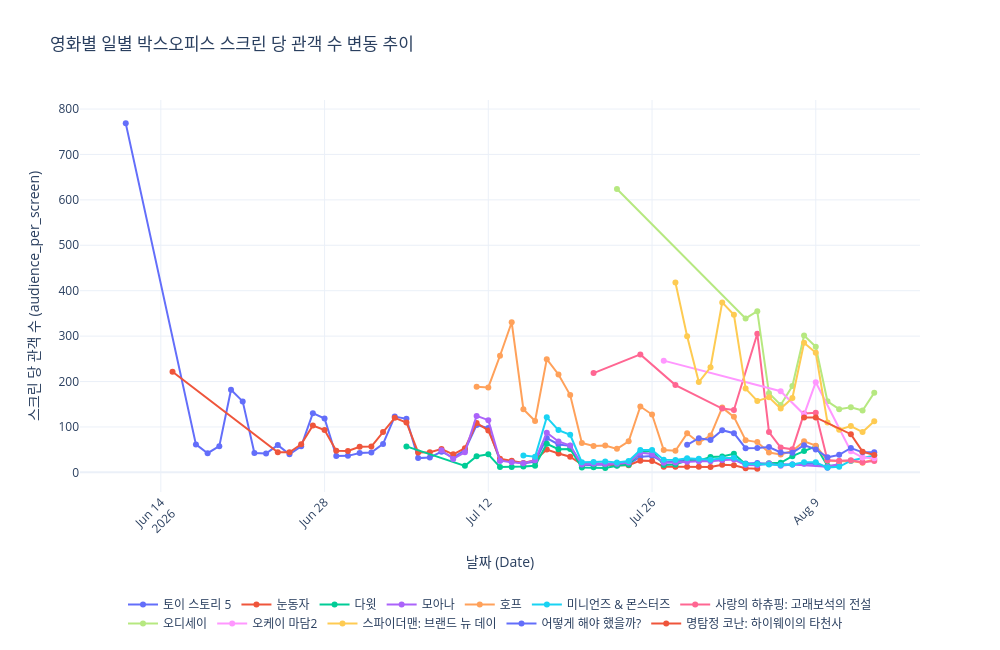

Notebook cell for this chart:
### Markdown cell above
### 4-1-8. 기간에 따른 스크린 당 관객 수

### Code cell
draw_lineChart(merged_df, 'audience_per_screen', '영화별 일별 박스오피스 스크린 당 관객 수 변동 추이', '스크린 당 관객 수')
